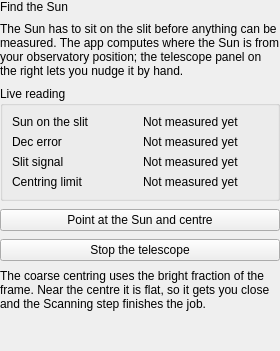
          <widget class="QWidget" name="findPage">
           <layout class="QVBoxLayout" name="findLayout">
            <property name="spacing">
             <number>8</number>
            </property>
            <property name="leftMargin">
             <number>0</number>
            </property>
            <property name="topMargin">
             <number>0</number>
            </property>
            <property name="rightMargin">
             <number>0</number>
            </property>
            <property name="bottomMargin">
             <number>0</number>
            </property>
            <item>
             <widget class="QLabel" name="findTitle">
              <property name="role" stdset="0">
               <string>title</string>
              </property>
              <property name="text">
               <string>Find the Sun</string>
              </property>
             </widget>
            </item>
            <item>
             <widget class="QLabel" name="findWhy">
              <property name="role" stdset="0">
               <string>hint</string>
              </property>
              <property name="wordWrap">
               <bool>true</bool>
              </property>
              <property name="text">
               <string>The Sun has to sit on the slit before anything can be measured. The app computes where the Sun is from your observatory position; the telescope panel on the right lets you nudge it by hand.</string>
              </property>
             </widget>
            </item>
            <item>
             <widget class="QGroupBox" name="findLiveBox">
              <property name="title">
               <string>Live reading</string>
              </property>
              <layout class="QGridLayout" name="findLiveLayout">
               <item row="0" column="0">
                <widget class="QLabel" name="sunCaption">
                 <property name="text">
                  <string>Sun on the slit</string>
                 </property>
                </widget>
               </item>
               <item row="0" column="1">
                <widget class="QLabel" name="sunStateValue">
                 <property name="state" stdset="0">
                  <string>muted</string>
                 </property>
                 <property name="text">
                  <string>Not measured yet</string>
                 </property>
                 <property name="toolTip">
                  <string>Measured from the bright fraction of the frame. A missing Sun means the spectrum is dark and the scan cannot start.</string>
                 </property>
                </widget>
               </item>
               <item row="1" column="0">
                <widget class="QLabel" name="decCaption">
                 <property name="text">
                  <string>Dec error</string>
                 </property>
                </widget>
               </item>
               <item row="1" column="1">
                <widget class="QLabel" name="decErrorValue">
                 <property name="state" stdset="0">
                  <string>muted</string>
                 </property>
                 <property name="text">
                  <string>Not measured yet</string>
                 </property>
                 <property name="toolTip">
                  <string>How far the Sun is from the slit centre, in arcseconds. Close to zero means the slit crosses the middle of the disk; a large error cuts the scan short.</string>
                 </property>
                </widget>
               </item>
               <item row="2" column="0">
                <widget class="QLabel" name="slitCaption">
                 <property name="text">
                  <string>Slit signal</string>
                 </property>
                </widget>
               </item>
               <item row="2" column="1">
                <widget class="QLabel" name="slitValue">
                 <property name="state" stdset="0">
                  <string>muted</string>
                 </property>
                 <property name="text">
                  <string>Not measured yet</string>
                 </property>
                 <property name="toolTip">
                  <string>How much light is reaching the slit, as a fraction of the brightest possible frame. Too low means the Sun is off the slit or the exposure is short.</string>
                 </property>
                </widget>
               </item>
               <item row="3" column="0">
                <widget class="QLabel" name="deadZoneCaption">
                 <property name="text">
                  <string>Centring limit</string>
                 </property>
                </widget>
               </item>
               <item row="3" column="1">
                <widget class="QLabel" name="deadZoneValue">
                 <property name="state" stdset="0">
                  <string>muted</string>
                 </property>
                 <property name="text">
                  <string>Not measured yet</string>
                 </property>
                 <property name="toolTip">
                  <string>How close to the centre the method can resolve, in arcseconds. Near the centre the bright-fraction signal is flat, and the chord length has zero slope there, so the coarse centring cannot do better than this. The fine centring in the Scanning step finishes the job; this figure says how much is left for it.</string>
                 </property>
                </widget>
               </item>
              </layout>
             </widget>
            </item>
            <item>
             <widget class="QPushButton" name="findPrimaryButton">
              <property name="primary" stdset="0">
               <bool>true</bool>
              </property>
              <property name="text">
               <string>Point at the Sun and centre</string>
              </property>
              <property name="toolTip">
               <string>Moves the telescope to the Sun's computed position and then centres it on the slit. It needs a connected mount and your observatory position.</string>
              </property>
             </widget>
            </item>
            <item>
             <widget class="QPushButton" name="findStopButton">
              <property name="danger" stdset="0">
               <bool>true</bool>
              </property>
              <property name="text">
               <string>Stop the telescope</string>
              </property>
              <property name="toolTip">
               <string>Stops every axis at once. Use it whenever the telescope is moving somewhere you did not intend.</string>
              </property>
             </widget>
            </item>
            <item>
             <widget class="QLabel" name="findHint">
              <property name="role" stdset="0">
               <string>hint</string>
              </property>
              <property name="wordWrap">
               <bool>true</bool>
              </property>
              <property name="text">
               <string>The coarse centring uses the bright fraction of the frame. Near the centre it is flat, so it gets you close and the Scanning step finishes the job.</string>
              </property>
             </widget>
            </item>
            <item>
             <spacer name="findSpacer">
              <property name="orientation">
               <enum>Qt::Vertical</enum>
              </property>
              <property name="sizeHint" stdset="0">
               <size>
                <width>20</width>
                <height>40</height>
               </size>
              </property>
             </spacer>
            </item>
           </layout>
          </widget>
